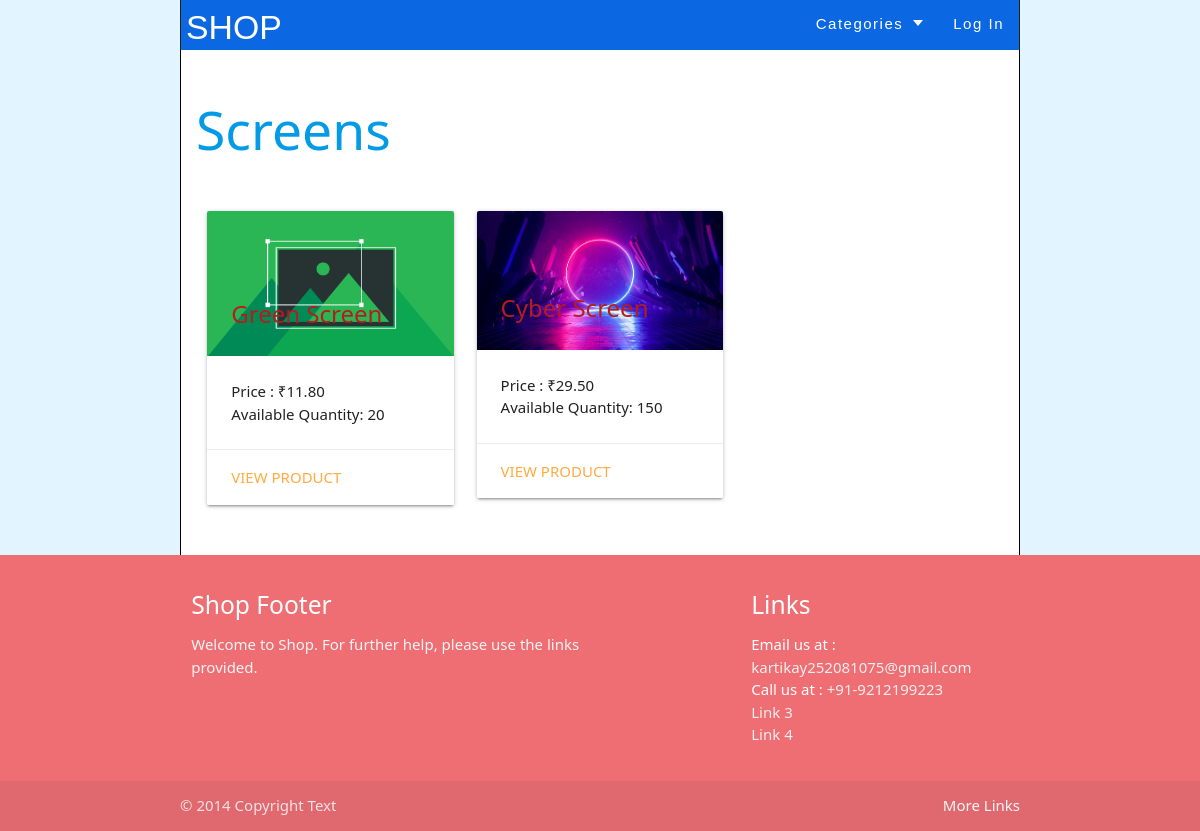
The page /subCategoryProducts/5 on the database its author committed.
### Product/models.py (models this page shows, shortened)
class SubCategory(models.Model):
    id = models.AutoField(primary_key=True)
    category = models.ForeignKey(Category,blank=False,null=False, on_delete=models.PROTECT)
    thumbnail = models.ImageField(null=True, blank=True)
    subCategoryType = models.CharField(max_length=20,blank=False,null=False,)
    createDate = models.DateTimeField(auto_now_add=True)
    updateDate = models.DateTimeField(auto_now=True)

class Product(models.Model):
    id = models.AutoField(primary_key=True)
    subCategory = models.ForeignKey(SubCategory,on_delete=models.DO_NOTHING, null = False)
    user = models.ForeignKey(User, on_delete=models.CASCADE, null = False)
    shippingDetail = models.ForeignKey(ShippingDetails, null = False, on_delete = models.PROTECT)
    title = models.CharField(max_length=200, blank=False,null=False)
    thumbnail1 = models.ImageField(null=False)
    thumbnail2= models.ImageField(null=True, blank=True)
    thumbnail3 = models.ImageField(null=True, blank=True)
    thumbnail4 = models.ImageField(null=True, blank=True)
    thumbnail5 = models.ImageField(null=True, blank=True)
    description = models.TextField()
    price = models.DecimalField(max_digits=10,decimal_places=2)
    incTax = models.BooleanField(default=False)
    refundable = models.BooleanField(default=False)
    refund_period = models.IntegerField(null=True, blank=True, default= 0)
    availableQt = models.PositiveIntegerField(null=False, blank=False, default= 0)
    inProcessQt = models.IntegerField(null=False, blank=False,default=0)
    soldQt = models.IntegerField(null=False, blank=False,default=0)
    createDate = models.DateTimeField(auto_now_add=True)
    updateDate = models.DateTimeField(auto_now=True)

### Product/views.py (the view)
# urls.py: path("subCategoryProducts/<id>", views.subCategoryProducts, name="subCategoryProducts"),
def subCategoryProducts(request,id):
    subCategory = SubCategory.objects.get(id=id)
    products = Product.objects.filter(subCategory=subCategory)
    return render(request, "Product/subCategoryProducts.html", context={"products":products, "subCat":subCategory})

### Product/context_processors.py (called while the page is built)
def cartCountVariable(request):
    return {
        'cartCount': cartCount(request)
    }

def categoryDropdownMenu(request):
    return {
        'categoryDropdown': categoryDropdown(request)
    }

### Product/views.py (called while the page is built)
def cartCount(request):
    user = request.user
    cartCount = 0
    try:
        if user is not None:
            cart = Cart.objects.filter(user=user)
            for i in cart:
                cartCount += i.quantity
        return cartCount
    except:
        return cartCount

def categoryDropdown(request):
    categories = Category.objects.all()
    return categories

### Product/templates/Product/subCategoryProducts.html (shortened to what this page needs)
{% extends "User/layout.html" %}
{% block body %}
    <a href="{% url 'subCategory' subCat.category.id %}"><h2>{{subCat.subCategoryType}}</h2><br></a>
    <div class="row">
  	{% for product in products %}
    <div class="col s12 m4">
      <div class="card">
        <div class="card-image">
          <img src="{{ product.thumbnail1.url|default_if_none:'#' }}">
          <span class="card-title activator red-text text-darken-4"><strong>{{ product.title }}</strong></span>
        </div>
        <div class="card-content">
          <p>Price : &#8377;{{ product.price }}<br>Available Quantity: {{ product.availableQt }}</p>
        </div>
        <div class="card-action">
          <a href="{% url 'productPage' product.id %}">View Product</a>
        </div>
      </div>
    </div>
    {% empty %}
	<h1>No active listings!</h1>
    {% endfor %}
  </div>
{% endblock %}

### rows shown on the page
SubCategory: subCategoryType "Screens"
Product: thumbnail1 (picture), title "Green Screen", price "11.80", availableQt "20"
Product: thumbnail1 (picture), title "Cyber Screen", price "29.50", availableQt "150"
